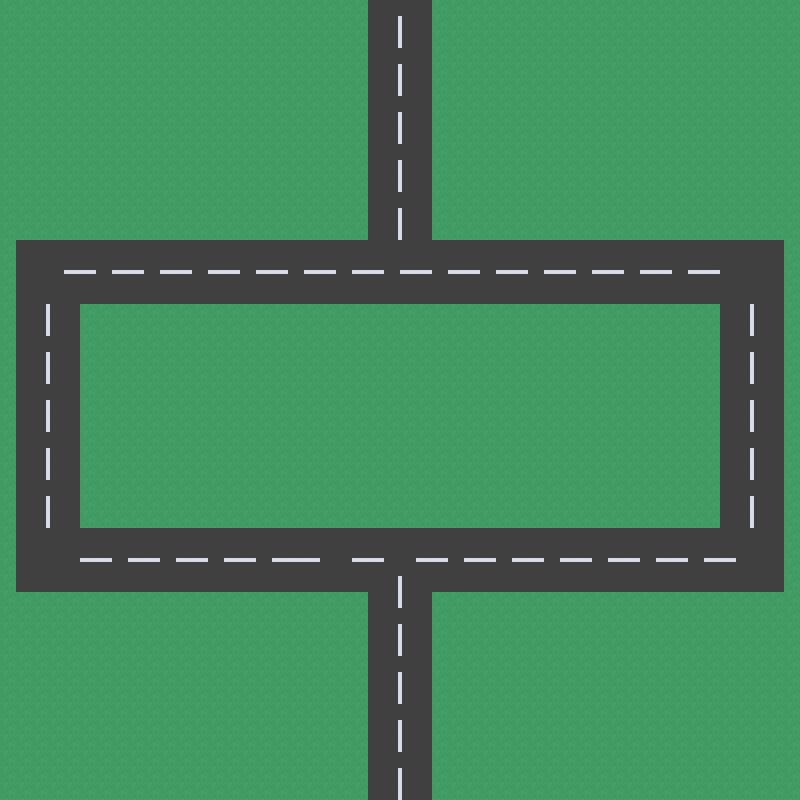

This game map was drawn from its Tiled (.tmx) file and the tilesets committed beside it. A one-line description and the trimmed map source follow:
An orthogonal 50x50 tile map with 16x16 px tiles, 1 tile layer (Calque de Tuiles 1) and 22 objects (1, 2, 3, 4, 7, ...).

<map version="1.4" tiledversion="1.4.3" orientation="orthogonal" renderorder="right-down" width="50" height="50" tilewidth="16" tileheight="16" infinite="0" nextlayerid="4" nextobjectid="27">
 <tileset firstgid="1" name="roguelikeCity_magenta" tilewidth="16" tileheight="16" spacing="1" tilecount="1036" columns="37">
  <image source="../tiles/modern-city/roguelikeCity_magenta.png" trans="ff00ff" width="628" height="475" />
 </tileset>
 <layer id="1" name="Calque de Tuiles 1" width="50" height="50">
  <data>[2500 cells, 2500 non-empty, 5 distinct tile ids]</data>
 </layer>
 <objectgroup id="2" name="path_finding">
  <object id="1" name="1" x="400" y="800">
   <point />
  </object>
  <object id="2" name="2" x="400" y="560">
   <properties>
    <property name="alternate" type="int" value="5" />
   </properties>
   <point />
  </object>
  <object id="3" name="3" x="752" y="560">
   <point />
  </object>
  <object id="4" name="4" x="752" y="272">
   <properties>
    <property name="next" type="int" value="7" />
   </properties>
   <point />
  </object>
  <object id="5" name="7" x="400" y="272">
   <point />
  </object>
  <object id="6" name="8" x="400" y="0">
   <point />
  </object>
  <object id="7" name="5" x="48" y="560">
   <point />
  </object>
  <object id="8" name="6" x="48" y="272">
   <point />
  </object>
 </objectgroup>
 <objectgroup id="3" name="tower_spots">
  <object id="9" x="128" y="496">
   <point />
  </object>
  <object id="10" x="400" y="496">
   <point />
  </object>
  <object id="11" x="688" y="496">
   <point />
  </object>
  <object id="12" x="688" y="336">
   <point />
  </object>
  <object id="13" x="400" y="336">
   <point />
  </object>
  <object id="14" x="128" y="336">
   <point />
  </object>
  <object id="15" x="336" y="144">
   <point />
  </object>
  <object id="16" x="464" y="144">
   <point />
  </object>
  <object id="17" x="336" y="16">
   <point />
  </object>
  <object id="18" x="464" y="16">
   <point />
  </object>
  <object id="23" x="464" y="768">
   <point />
  </object>
  <object id="24" x="336" y="768">
   <point />
  </object>
  <object id="25" x="336" y="624">
   <point />
  </object>
  <object id="26" x="464" y="624">
   <point />
  </object>
 </objectgroup>
</map>
